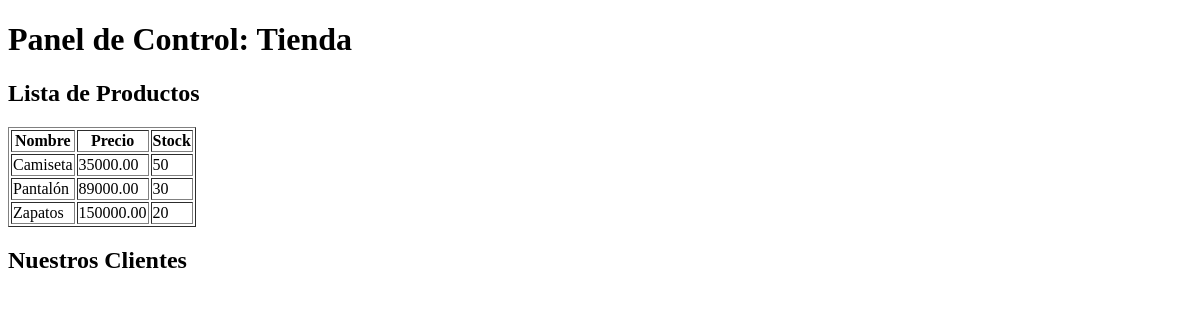
Before: / with the older database file.
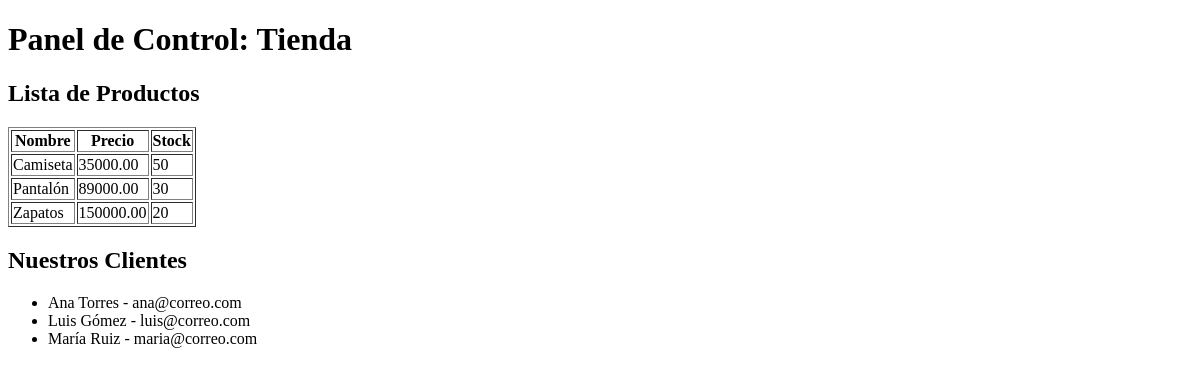
After: the same page with the newer database file.
### tables this page shows
CREATE TABLE `productos` (
  `id` int(11) NOT NULL,
  `nombre` varchar(150) NOT NULL,
  `descripcion` text DEFAULT NULL,
  `precio` decimal(10,2) NOT NULL,
  `stock` int(11) NOT NULL DEFAULT 0,
  `creado_en` timestamp NOT NULL DEFAULT current_timestamp()
);

CREATE TABLE `clientes` (
  `id` int(11) NOT NULL,
  `nombre` varchar(100) NOT NULL,
  `email` varchar(150) NOT NULL,
  `telefono` varchar(20) DEFAULT NULL,
  `creado_en` timestamp NOT NULL DEFAULT current_timestamp()
);

### index.php (the view, shortened to what this page needs)
<?php include 'conexion.php'; ?>
<!DOCTYPE html>
<html lang="es">
<head>
</head>
<body>
    <h1>Panel de Control: Tienda</h1>
    <h2>Lista de Productos</h2>
    <table border="1">
        <thead>
            <tr>
                <th>Nombre</th>
                <th>Precio</th>
                <th>Stock</th>
            </tr>
        </thead>
        <tbody>
            <?php
            $stmt = $pdo->query("SELECT nombre, precio, stock FROM productos");
            while ($row = $stmt->fetch(PDO::FETCH_ASSOC)) {
                echo "<tr>";
                echo "<td>" . $row['nombre'] . "</td>";
                echo "<td>" . $row['precio'] . "</td>";
                echo "<td>" . $row['stock'] . "</td>";
                echo "</tr>";
            }
            ?>
        </tbody>
    </table>
    <h2>Nuestros Clientes</h2>
    <ul>
        <?php
        $stmtC = $pdo->query("SELECT nombre, email FROM clientes");
        while ($cliente = $stmtC->fetch(PDO::FETCH_ASSOC)) {
            echo "<li>" . $cliente['nombre'] . " - " . $cliente['email'] . "</li>";
        }
        ?>
    </ul>
</body>
</html>

Changed rows visible on the page:
added clientes: nombre "Ana Torres", email "ana@correo.com"
added clientes: nombre "Luis Gómez", email "luis@correo.com"
added clientes: nombre "María Ruiz", email "maria@correo.com"
